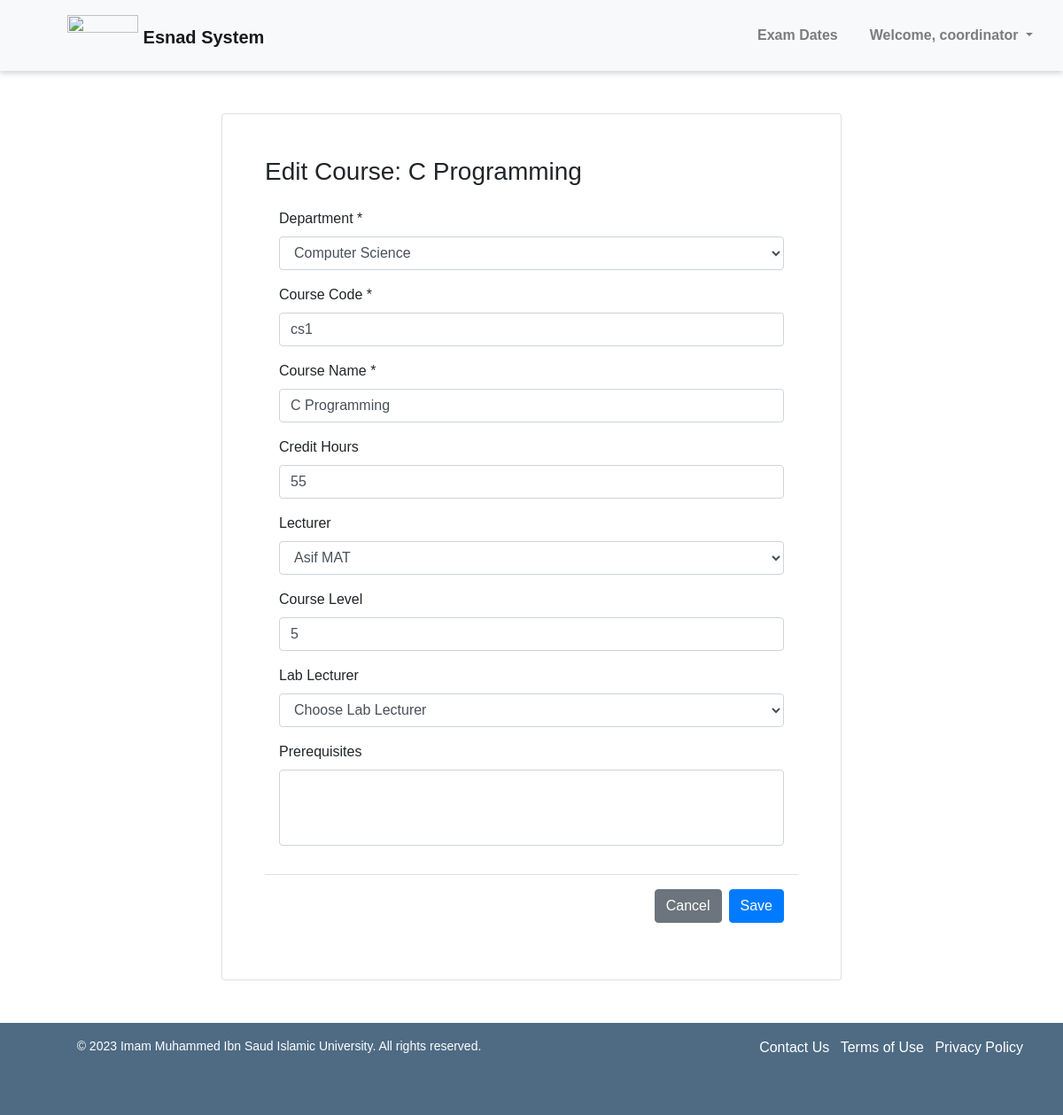
The app's page /edit-course/2 (signed in) with its own data.
### pages/models.py (models this page shows, shortened)
class Course(models.Model):
    course_code = models.CharField(max_length=100)
    course_name = models.CharField(max_length=100)
    credit_hours = models.PositiveIntegerField(null=True)
    course_lecturer = models.ForeignKey('Lecturer', on_delete=models.SET_NULL, null=True, related_name='courses_taught')
    course_level = models.PositiveIntegerField(null=True)
    course_lab_lecturer = models.ForeignKey('Lecturer', on_delete=models.SET_NULL, null=True, blank=True, related_name='lab_courses_taught')
    course_past_lecturers = models.ManyToManyField('Lecturer', related_name='past_courses', blank=True)
    course_time = models.TimeField(null=True, blank=True)
    course_day = models.CharField(max_length=1, choices=DAYS_OF_WEEK, null=True, blank=True)
    course_department = models.ForeignKey('Department', on_delete=models.SET_NULL, null=True, blank=True)
    course_building = models.CharField(max_length=100, blank=True)
    course_section = models.CharField(max_length=100, blank=True)
    course_prerequisites = models.ManyToManyField('Course', related_name='prerequisites', blank=True)

class Department(models.Model):
    department_name = models.CharField(max_length=100)
    department_code = models.CharField(max_length=100, blank=True)

class Lecturer(models.Model):
    lecturer_user = models.OneToOneField(User, on_delete=models.CASCADE, null=True)
    lecturer_name = models.CharField(max_length=100)
    lecturer_email = models.EmailField(validators=[EmailValidator()])
    phone_regex = RegexValidator(
        regex=r'^\+?1?\d{10}$',
        message="Phone number must be entered in the format: '+999999999'. Up to 15 digits allowed.",
    )
    lecturer_number = models.CharField(validators=[phone_regex], max_length=17)
    GENDER_CHOICES = (
        ('M', 'Male'),
        ('F', 'Female')
    )
    lecturer_gender = models.CharField(max_length=1, choices=GENDER_CHOICES)
    TEACHER_TYPE_CHOICES = (
        ('L', 'Laboratory'),
        ('T', 'Theory')
    )
    lecturer_type = models.CharField(max_length=1, choices=TEACHER_TYPE_CHOICES)
    lecturer_past_courses = models.ManyToManyField('Course', related_name='past_lecturers', blank=True)
    lecturer_rating = models.FloatField(default=0.0)
    lecturer_department = models.ForeignKey('Department', on_delete=models.SET_NULL, null=True, blank=True)

### pages/views.py (the view, shortened to what this page needs)
# urls.py: path('edit-course/<int:course_id>', views.edit_course, name='edit_course'),
@login_required(login_url='login')
def edit_course(request, course_id):
    course = Course.objects.get(id=course_id)
    lecturers = Lecturer.objects.all()
    departments = Department.objects.all()
    return render(request, 'edit_course.html', {'course': course, 'lecturers': lecturers, 'departments': departments})

### pages/context_processors.py (called while the page is built)
def get_user_groups(request):
    if request.user.is_authenticated:
        groups = request.user.groups.all()
        for group in groups:
            if group.name == 'Coordinators':
                return {'get_user_groups': True}
    return {'get_user_groups': False}

### pages/templates/edit_course.html (shortened to what this page needs)
{% extends 'base.html' %}
{% block content %}
<div class="d-flex justify-content-center">
    <div class="mt-5 card p-5" style="width: 100%; max-width: 700px">
        <h3>
            Edit Course: {{ course.course_name }}
        </h3>
        <form method="POST" action="{% url 'edit_course' course.id %}">
            <div class="modal-body">
                <div class="form-group">
                    <label for="department">Department *</label>
                    <select required name="course_department" class="form-control" id="department">
                        {% for department in departments %}
                            <option value="{{ department.id }}" {% if course.course_department == department %} selected {% endif %}
                            >{{ department.department_name }}</option>
                        {% endfor %}
                    </select>
                </div>
                <div class="form-group">
                    <label for="code">Course Code *</label>
                    <input required name="course_code" type="text" class="form-control" id="code" placeholder="Enter Course Code" value="{{ course.course_code }}">
                </div>
                <div class="form-group">
                    <label for="name">Course Name *</label>
                    <input required name="course_name" type="text" class="form-control" id="name" placeholder="Enter Course Name" value="{{ course.course_name }}">
                </div>
                <div class="form-group">
                    <label for="credit">Credit Hours</label>
                    <input name="credit_hours" type="number" class="form-control" id="credit" placeholder="Enter Credit Hours" value="{{ course.credit_hours }}">
                </div>
                <div class="form-group">
                    <label for="lecturer">Lecturer</label>
                    <select name="course_lecturer" class="form-control" id="lecturer">
                        {% for lecturer in lecturers %}
                            <option value="{{ lecturer.id }}" {% if course.course_lecturer == lecturer %} selected {% endif %}
                            >{{ lecturer.lecturer_name }}</option>
                        {% endfor %}
                    </select>
                </div>
                <div class="form-group">
                    <label for="level">Course Level</label>
                    <input name="course_level" type="number" class="form-control" id="level" placeholder="Enter Course Level" value="{{ course.course_level }}">
                </div>
                <div class="form-group">
                    <label for="lab">Lab Lecturer</label>
                    <select name="course_lab_lecturer" class="form-control" id="lab">
                        <option value="">Choose Lab Lecturer</option>
                    </select>
                </div>
                <div class="form-group">
                    <label for="past">Prerequisites</label>
                    <select required name="course_past_lecturers" multiple class="form-control" id="past">
                    </select>
                </div>
            </div>
            <div class="modal-footer">
            <a href="{% url 'courses' %}" class="btn btn-secondary">Cancel</a>
            <button type="submit" class="btn btn-primary">Save </button>
            </div>
        </form>
    </div>
</div>
{% endblock %}

### pages/templates/header.html (shortened to what this page needs)
{% load static %}
<!DOCTYPE html>
<html lang="en">
<head>
    <link rel="stylesheet" href="{% static 'headfoot.css' %}">
    <link rel="stylesheet" href="https://maxcdn.bootstrapcdn.com/bootstrap/4.5.2/css/bootstrap.min.css">
</head>
<body>
    <header class="bg-light">
        <nav class="navbar navbar-expand-lg navbar-light bg-light">
            <a class="navbar-brand pt-2" href="{% url 'landing' %}">
                <img src="{% static 'images/logo.png' %}" style="margin-top: -12px;" width="80" class="d-inline-block align-top" alt="">
                <span>Esnad System</span>
            </a>
            {% if user.is_authenticated %}
                <div class="collapse navbar-collapse" id="navbarNav">
                    <ul class="navbar-nav ml-auto">
                        {% if user.is_superuser %}
                            <li class="nav-item">
                                <a class="nav-link" href="{% url 'exam_dates' %}">Exam Dates</a>
                            </li>
                            {% comment %} check if user is in Lecturers group {% endcomment %}
                        {% elif get_user_groups %}
                            <li class="nav-item">
                                <a class="nav-link" href="{% url 'exam_dates' %}">Exam Dates</a>
                            </li>
                        {% endif %}
                        {% if user.is_authenticated %}
                        <li class="nav-item dropdown">
                            <a class="nav-link dropdown-toggle" href="#" id="navbarDropdown" role="button" data-toggle="dropdown"
                                aria-haspopup="true" aria-expanded="false">
                                Welcome, {{ user.username }}
                            </a>
                        </li>
                        {% else %}
                        <li class="nav-item">
                            <a class="nav-link btn btn-sm btn-secondary px-4 text-white" href="{% url 'login' %}">Log In</a>
                        </li>
                        {% endif %}
                    </ul>
                </div>
            {% endif %}
        </nav>
    </header>
</body>
</html>

### pages/static/myfirst.css (style rules this page uses)
body.base { font-family: Arial, sans-serif; margin: 0; padding: 0; }
body.base header { display: flex; flex-direction: row; justify-content: space-between; align-items: center; padding: 10px; box-shadow: 0 3px 6px rgba(0, 0, 0, 0.16); height: 80px; }
body.base nav { flex: 1; margin-left: 50px; }
body.base nav ul { display: flex; flex-direction: row; justify-content: flex-end; align-items: center; list-style-type: none; margin: 0; padding: 0; }
body.base nav li { margin-left: 20px; }
body.base nav a { color: #000; text-decoration: none; font-weight: bold; }

### pages/static/headfoot.css (style rules this page uses)
header { display: flex; flex-direction: row; justify-content: space-between; align-items: center; height: 20%; background-color: #fff; padding: 10px; box-shadow: 0 3px 6px rgba(0, 0, 0, 0.16); }
.logo-left img, .logo-right img, .navbar-brand img { height: 100%; }
nav { flex: 1; margin-left: 50px; }
nav ul { display: flex; flex-direction: row; justify-content: flex-end; align-items: center; list-style-type: none; margin: 0; padding: 0; }
nav li { margin-left: 20px; }
nav a { color: #000; text-decoration: none; font-weight: bold; }

### records on screen
Course: course_name "C Programming", course_department "Computer Science", course_code "cs1", credit_hours "55", course_lecturer "Asif MAT", course_level "5"

### other values on screen
{{ user.username }} "coordinator"
